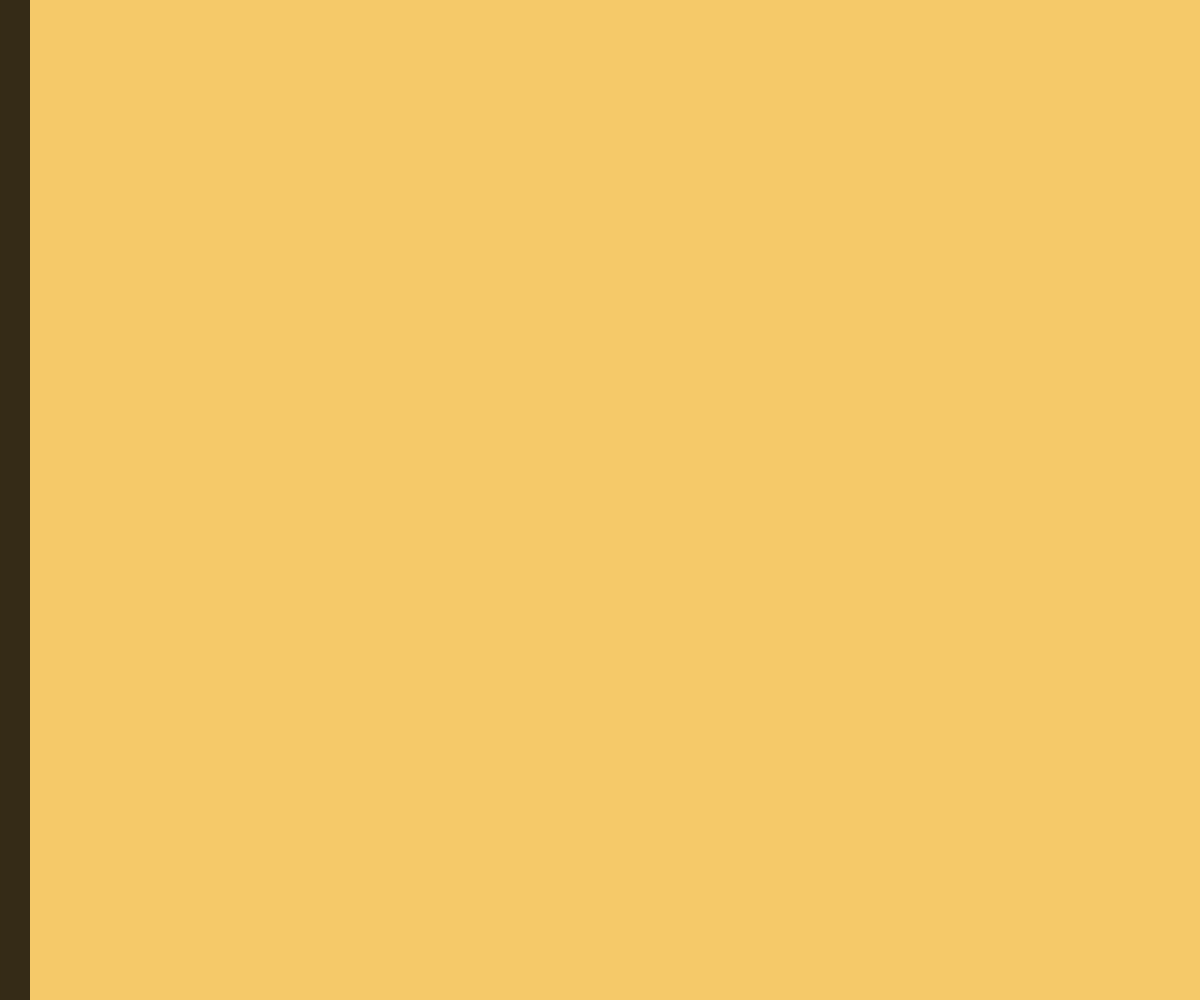
Frame 1 (no input)
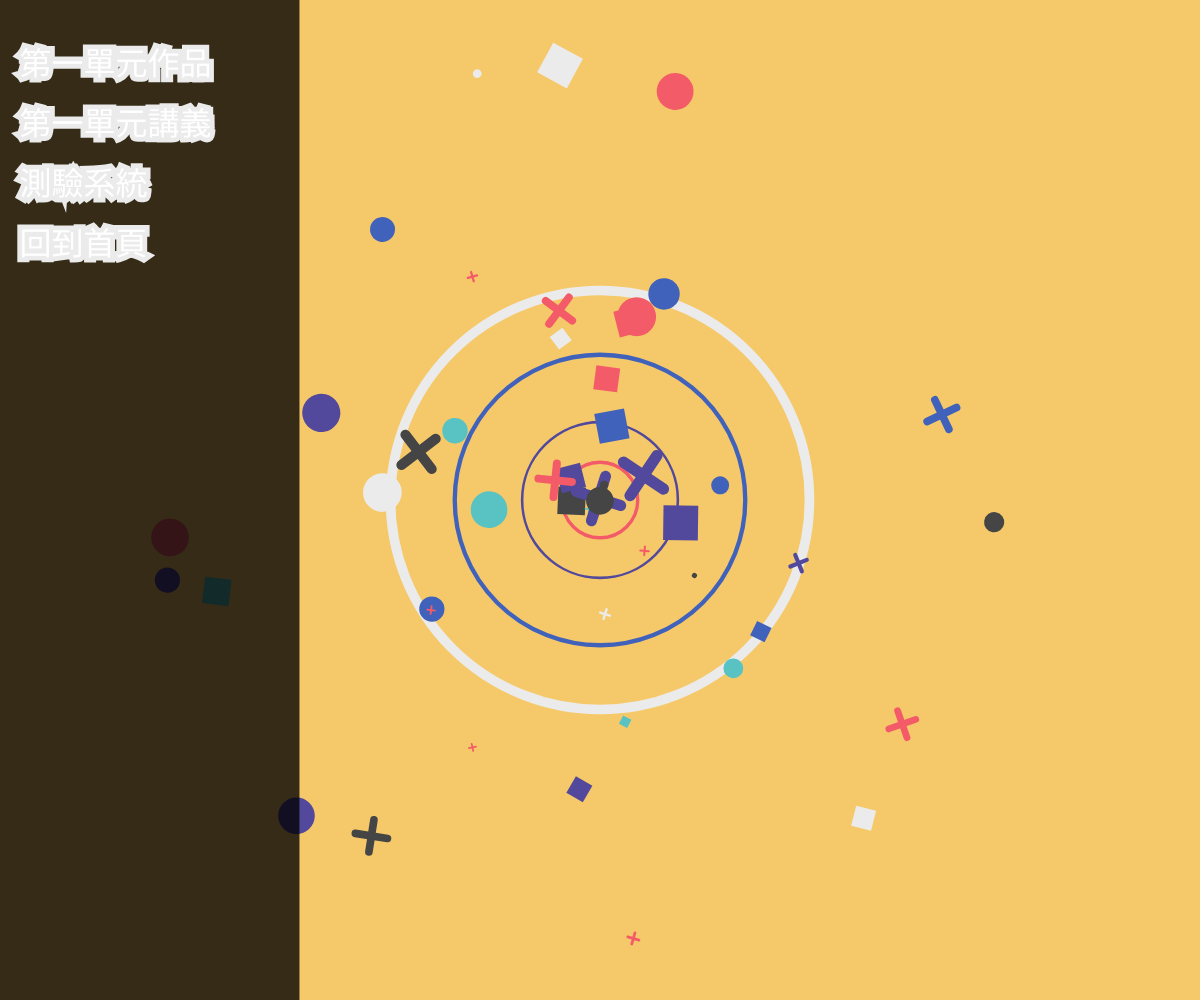
Frame 60 (no input)
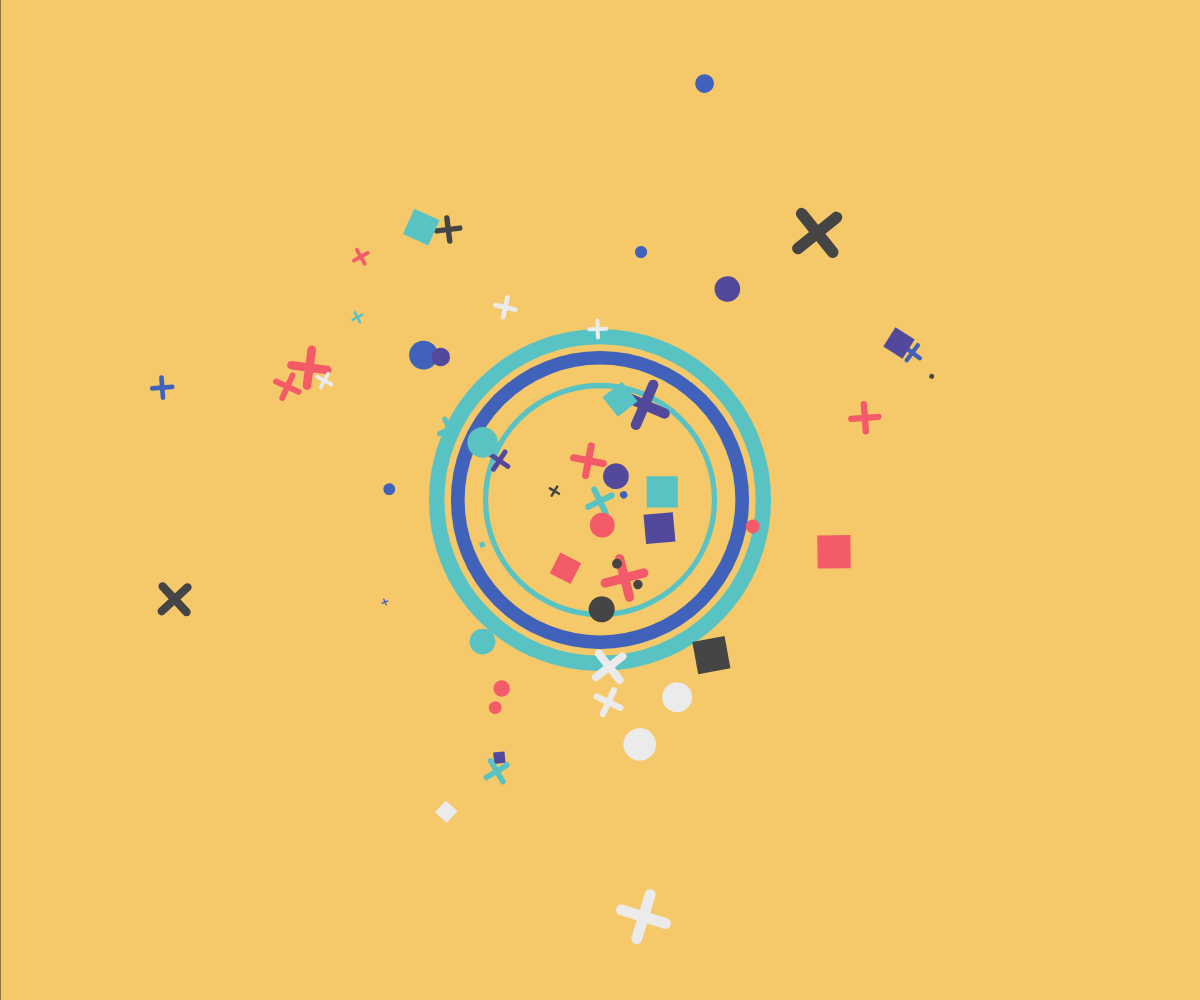
Frame 120 (the mouse pressed at the canvas centre since frame 60)

The p5.js sketch that drew these frames (run headless with seeded random() and noise() and a simulated clock; from frame 60 on, the mouse is pressed at the canvas centre):

// p5.js sketch
// ── sketch.js
let objs = [];
let colors = ['#52489c', '#4062bb', '#59c3c3', '#ebebeb', '#f45b69', '#454545'];

// 選單相關變數
let menuX = -300; // 選單初始位置（隱藏在左側）
let targetMenuX = -300; // 選單目標位置
let menuItems = ['第一單元作品', '第一單元講義', '測驗系統', '回到首頁'];
let menuItemsUrls = {
		'第一單元作品': 'https://yuni1101.github.io/20251020/',
		'第一單元講義': 'https://hackmd.io/@-OiUZIdpTwSic0xa3D86SA/r1ObwX0jgg',
		'測驗系統': 'https://yuni1101.github.io/20251103--/',
		'回到首頁': ''
};
let iframe;

function setup() {
	createCanvas(windowWidth, windowHeight);
	rectMode(CENTER);
	INIT();
}

// 全域 mouseClicked 回呼（放在外面，p5 能正確偵測）
function mouseClicked() {
	// 檢查是否點擊選單項目
	if (menuX > -290) {  // 當選單可見時
		for (let i = 0; i < menuItems.length; i++) {
			let menuItemY = 50 + i * 60;
			if (mouseX > menuX && mouseX < menuX + 280 &&
				mouseY > menuItemY && mouseY < menuItemY + 40) {

				// 取得點擊的項目
				let clickedItem = menuItems[i];
				let url = menuItemsUrls[clickedItem];

				// 如果有對應的 URL 就在 iframe 顯示它
				if (url) {
					iframe = document.getElementById('content-frame');
					iframe.src = url;
					iframe.style.display = 'block';
				} else if (clickedItem === '回到首頁') {
					// 隱藏 iframe
					iframe = document.getElementById('content-frame');
					iframe.style.display = 'none';
					iframe.src = '';
				}
			}
		}
	}
}

function windowResized() {
	resizeCanvas(windowWidth, windowHeight);
	INIT();
}

function draw() {
	background('#F5C969');
	
	// 繪製背景動畫
	for (let i of objs) {
		i.show();
		i.move();
	}

	if (frameCount % 95 == 0) {
		INIT();
	}
	
	// 檢查滑鼠位置並更新選單目標位置
	if (mouseX < 100) {
		targetMenuX = 0;
	} else {
		targetMenuX = -300;
	}
	
	// 平滑移動選單
	menuX = lerp(menuX, targetMenuX, 0.1);
	
	// 繪製選單背景
	push();
	rectMode(CORNER);
	fill(0, 0, 0, 200);
	noStroke();
	rect(menuX, 0, 300, height);
	pop();
	
	// 繪製選單項目
	push();
	textSize(32);
	textAlign(LEFT, TOP);
	fill(255);
	for (let i = 0; i < menuItems.length; i++) {
		text(menuItems[i], menuX + 20, 50 + i * 60);
	}
	pop();
}

function INIT() {
	objs = [];
	let num1 = int(random(3, 7));
	let num2 = int(random(40, 80));
	for (let i = 0; i < num1; i++) {
		objs.push(new OMP());
	}

	for (let i = 0; i < num2; i++) {
		objs.push(new SBM(i / 8));
	}
}

function easeOutQuart(x) {
	return 1 - Math.pow(1 - x, 4);
}

function easeInQuart(x) {
	return x * x * x * x;
}

class SBM {
	constructor(t) {
		this.x0 = 0;
		this.y0 = 0;
		this.r = random(0.4) * width;
		let a = random(10);
		this.x1 = this.r * cos(a);
		this.y1 = this.r * sin(a);
		this.x = this.x0;
		this.y = this.y0;
		this.d0 = 0;
		this.d1 = random(5, 40);
		this.d = 0;
		this.t = -int(t);
		this.t1 = 40;
		this.t2 = this.t1 + 0;
		this.t3 = this.t2 + 40;
		this.rot1 = PI * random(0.5);
		this.rot = random(10);
		this.col = random(colors);
		this.rnd = int(random(3));
	}

	show() {
		push();
		translate(width / 2, height / 2);
		rotate(this.rot);
		if (this.rnd == 0) {
			fill(this.col);
			strokeWeight(0);
			circle(this.x, this.y, this.d);
		} else if (this.rnd == 1) {
			fill(this.col);
			strokeWeight(0);
			rect(this.x, this.y, this.d, this.d);
		}
		else if (this.rnd == 2) {
			noFill();
			stroke(this.col);
			strokeWeight(this.d * 0.3);
			line(this.x - this.d *0.45, this.y - this.d *0.45, this.x + this.d *0.45, this.y + this.d *0.45);
			line(this.x - this.d *0.45, this.y + this.d *0.45, this.x + this.d *0.45, this.y - this.d *0.45);
		}
		pop();
	}

	move() {
		if (0 < this.t && this.t < this.t1) {
			let n = norm(this.t, 0, this.t1 - 1);
			this.x = lerp(this.x0, this.x1, easeOutQuart(n));
			this.y = lerp(this.y0, this.y1, easeOutQuart(n));
			this.d = lerp(this.d0, this.d1, easeOutQuart(n));

		} else if (this.t2 < this.t && this.t < this.t3) {
			let n = norm(this.t, this.t2, this.t3 - 1);
			this.x = lerp(this.x1, this.x0, easeInQuart(n));
			this.y = lerp(this.y1, this.y0, easeInQuart(n));
			this.d = lerp(this.d1, this.d0, easeInQuart(n));
		}
		this.t++;
		this.rot += 0.005;
	}
}

class OMP {
	constructor() {
		this.x = width / 2;
		this.y = height / 2;
		this.d = 0;
		this.d1 = width * random(0.1, 0.9) * random();

		this.t = -int(random(20));
		this.t1 = 40;
		this.t2 = this.t1 + 40;
		this.sw = 0;
		this.sw1 = this.d1 * random(0.05);
		this.col = random(colors);
	}

	show() {
		noFill();
		stroke(this.col);
		strokeWeight(this.sw);
		circle(this.x, this.y, this.d);
	}

	move() {
		if (0 < this.t && this.t < this.t1) {
			let n = norm(this.t, 0, this.t1 - 1);
			this.d = lerp(0, this.d1, easeOutQuart(n));
			this.sw = lerp(0, this.sw1, easeOutQuart(n));
		} else if (this.t1 < this.t && this.t < this.t2) {
			let n = norm(this.t, this.t1, this.t2 - 1);
			this.d = lerp(this.d1, 0, easeInQuart(n));
			this.sw = lerp(this.sw1, 0, easeInQuart(n));
		}
		this.t++;
	}
}
// ── style.css
html, body {
  margin: 0;
  padding: 0;
}

canvas {
  display: block;
}

/* iframe (測驗系統) 樣式 */
#content-frame {
  display: none; /* 由 script 控制顯示 */
  position: fixed;
  left: 15%;
  top: 7.5%;
  width: 70%;
  height: 85%;
  border: none;
  background: #fff;
  z-index: 999;
}

/* 小螢幕時改為全螢幕覆蓋 */
@media (max-width: 700px) {
  #content-frame {
    left: 0;
    top: 0;
    width: 100%;
    height: 100%;
    border: none;
  }
}
